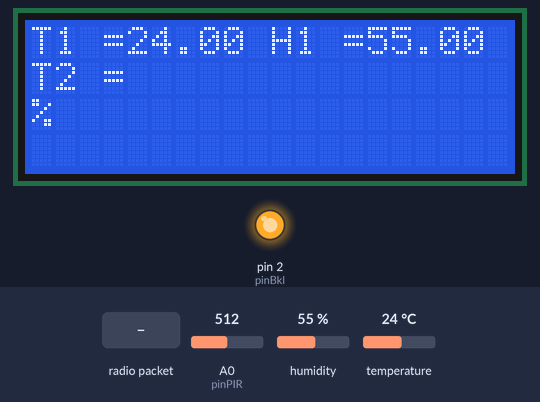
Bench run of a sketch on a simulated Arduino Mega 2560, built with avr-gcc and run on an emulated ATmega2560. Shown: 20×4 character LCD, output pins drawn as LEDs (lit = HIGH). The test bench sets the inputs (shaded band); at power-on: humidity 55 %, temperature 24 °C, A0 (pinPIR) = 512. No radio packets arrive unless stated; what the sketch prints to the serial monitor is not drawn.

Above: at 3.2 s.
3.3 s: humidity set to 22 %
At 4.4 s:
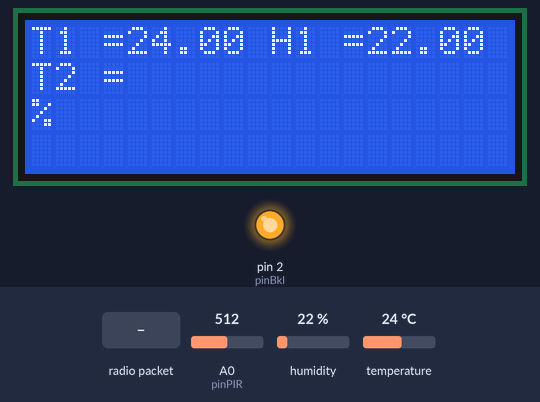
5.5 s: temperature set to 12 °C
At 6.8 s:
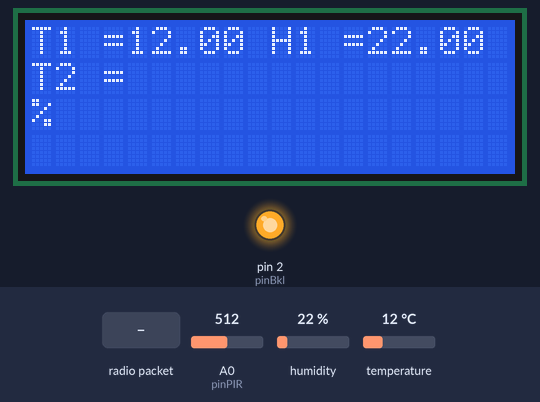
11.4 s: radio packet "0" arrives
At 12.5 s:
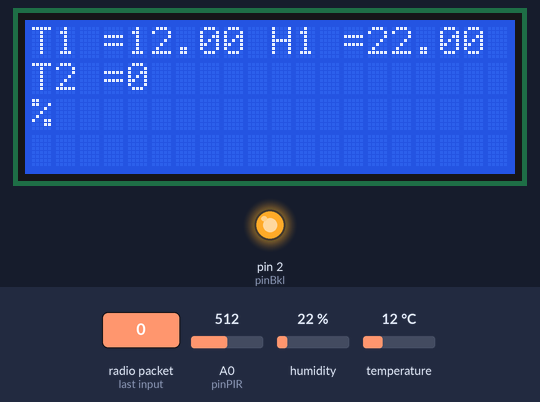
12.9 s: A0 (pinPIR) set to 162
18.8 s: A0 (pinPIR) set to 138
24.7 s: radio packet "1" arrives
At 27.6 s:
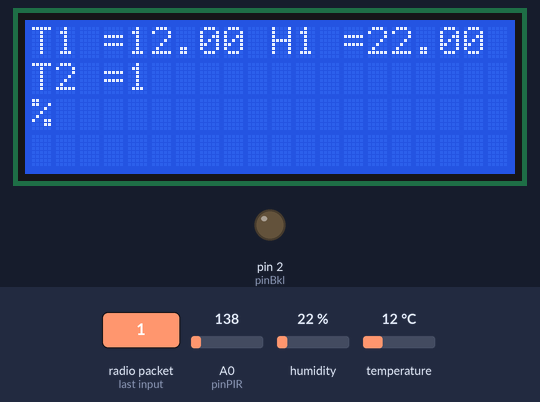
Timing chart, 0 to 28.7 s (numbered marks = the images above; inputs shaded):
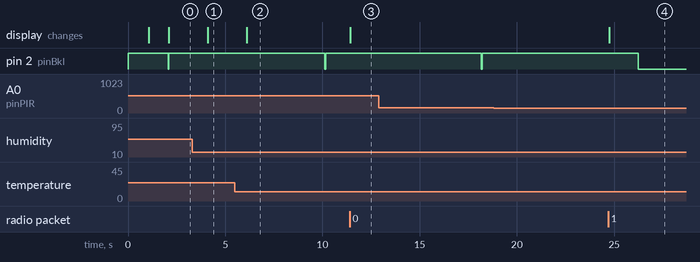

The sketch:

reciever.ino
```cpp
#include <LiquidCrystal.h>
#include <VirtualWire.h>
#include <SPI.h>
#include <Ethernet.h>

byte mac[] = { 0xDE, 0xAD, 0xBE, 0xEF, 0xFE, 0xED };
byte my_ip[] = { 192, 168, 1, 177 }; // google will tell you: "public ip address"

#include "DHT.h"

//LCD
LiquidCrystal lcd(40, 38, 36, 34, 32, 30);
int pinBkl = 2;
boolean isOn = true;
float nextTime, intervale = 8000;

//DHT
float h = 0, t = 0, temp2;
#define DHTPIN 46
#define DHTTYPE DHT22
DHT dht(DHTPIN, DHTTYPE);

//Reciever
int data[5];   // variable used to store received data
int rx_pin = 22;
String str;

EthernetServer server(80);
char c;

//PIR
int pinPIR = A0;
float pirReading = 0;
int threeshold = 150;


void setup() {

  Serial.begin(9600);

  vw_set_ptt_inverted(true); // Required for DR3100
  vw_set_rx_pin(rx_pin);
  vw_setup(4000);  // Bits per sec
  vw_rx_start();       // Start the receiver PLL running

  pinMode(pinPIR, INPUT);
  pinMode(pinBkl, OUTPUT);
  digitalWrite(pinBkl, HIGH);

  pir();

  lcd.begin(20, 4);
  lcd.print("Temp & Humedity");
  lcd.setCursor(0, 1);
  lcd.print("station");
  delay(1000);
  lcd.clear();

  Ethernet.begin(mac, my_ip);
  server.begin();
  Serial.print("server is at ");
  Serial.println(Ethernet.localIP());

  delay(1000);
  lcd.clear();
}

void loop() {

  EthernetClient client = server.available();
  pir();
  uint8_t buf[VW_MAX_MESSAGE_LEN];
  uint8_t buflen = VW_MAX_MESSAGE_LEN;

  h = dht.readHumidity();
  t = dht.readTemperature();

  if (vw_get_message(buf, &buflen)) {

    //Necesario para pagina web
    str = "";
    for (int i = 0; i < buflen; i++) {
      if (buf[i] != 46 ) {
        data[i] = ascii2chr(buf[i]);
        str += data[i];
      } else {
        str += '.';
      }
    }
  }


  print_lcd(h, t, str);

  //Parte web
  if (client) {
    Serial.println("new client");
    boolean currentLineIsBlank = true;
    while (client.connected()) {
      if (client.available()) {
        c = client.read();
        Serial.write(c);

        if (c == '\n' && currentLineIsBlank) {
          // send a standard http response header
          client.println("HTTP/1.1 200 OK");
          client.println("Content-Type: text/html");
          client.println("Connection: close");  // the connection will be closed after completion of the response
          client.println("Refresh: 10");  // refresh the page automatically every 10 sec
          client.println();

          //Send webpage
          client.println("<!DOCTYPE HTML>");
          client.println("<html>");

          client.print(" <ul><li><a href="">Temperatura</a></li>" );
          client.print(" <li> <a href=""> Graficas </a> </li> </ul>");
          client.print("T1 = ");
          client.print(t);
          client.print("H1 = ");
          client.print(h);
          client.println(" <br/> ");
          client.print("T2 = ");
          client.print(str);
          client.println(" <br/> ");

          client.println(" </html> ");
          break;
        }

      }
      if ( c == '\n') {
        currentLineIsBlank = true;
      } else if ( c != '\r') {
        currentLineIsBlank = false;
      }
    }
  }  delay(10);
  client.stop();


}


void pir() {

  pirReading = analogRead(pinPIR);
      Serial.print("pir = ");
      Serial.println(pirReading);
  if ( millis() > nextTime ) {
    if (pirReading > threeshold && !isOn) {
      digitalWrite(pinBkl, HIGH);
      nextTime = millis() + intervale;
      isOn = true;
      Serial.println("pir > threes");

    } else {
      digitalWrite(pinBkl, LOW);
      isOn = false;
      Serial.println("pir < threes");
    }
  }

  Serial.print("is On= ");
  if (isOn == true) {
    Serial.println("true");
  }else{
        Serial.println("false");
  }

}


int ascii2chr(int data) {
  switch (data) {
    case 48:
      return 0;
    case 49:
      return 1;
    case 50:
      return 2;
    case 51:
      return 3;
    case 52:
      return 4;
    case 53:
      return 5;
    case 54:
      return 6;
    case 55:
      return 7;
    case 56:
      return 8;
    case 57:
      return 9;

  }
}

void print_lcd(float h, float t, String str) {
  lcd.setCursor(0, 0);
  lcd.print("T1 = ");
  lcd.setCursor(4, 0);
  lcd.print(t);
  lcd.setCursor(10, 0);
  lcd.print("H1 = ");
  lcd.setCursor(14, 0);
  lcd.print(h);
  lcd.setCursor(19, 0);
  lcd.print(" % ");
  lcd.setCursor(0, 1);
  lcd.print("T2 = ");
  lcd.setCursor(4, 1);
  lcd.print(str);
}

void startEthernet() {
  Serial.println("... Initializing ethernet");
  if (Ethernet.begin(mac) == 0) {
    Serial.println("... Failed to configure Ethernet using DHCP");
    // no point in carrying on, so do nothing forevermore:
    // try to congifure using IP address instead of DHCP:
    Ethernet.begin(mac, my_ip);
  }
  Serial.println("... Done initializing ethernet");
  delay(1000);
}
```

Measured:
- after the input at 3.3 s, the display: changes after 0.80 s (image 1)
- after the input at 5.5 s, the display: changes after 0.62 s (image 2)
- after the input at 11.4 s, the display: changes at once (image 3)
- after the input at 18.8 s, every drawn part: stays the same
- after the input at 24.7 s, the display: changes after 0.06 s (image 4)
